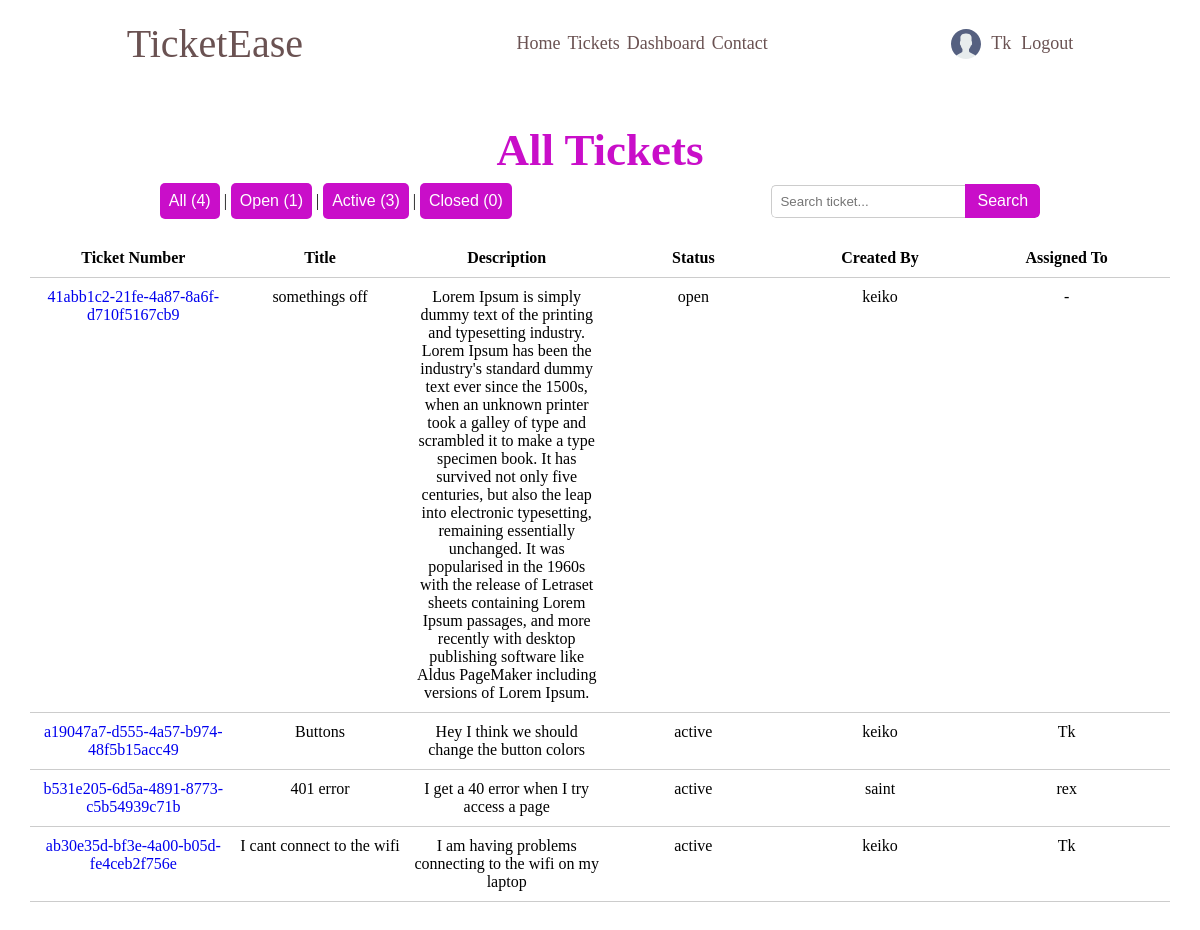
The page /tickets/ (signed in) on the database its author committed.
### accounts/models.py (models this page shows)
class CustomUser(AbstractUser):
    USER_TYPE = (
        ('client', 'client'),
        ('engineer', 'engineer'),
    )
    email = models.EmailField()
    bio = models.TextField()
    user_type = models.CharField(max_length=10, choices=USER_TYPE, default='client')
    avatar = models.ImageField(null=True, default="avatars/default_avatar.svg", upload_to='avatars/')

### tickets/models.py (models this page shows, shortened)
class Ticket(models.Model):
    STATUS = (
        ('open', 'open'),
        ('active', 'active'),
        ('closed', 'closed'),
    )
    ticket_id = models.UUIDField(default=uuid.uuid4)
    slug = models.SlugField(unique=True)
    title = models.CharField(max_length=100)
    description = models.TextField()
    status = models.CharField(max_length=100, choices=STATUS, default='open')
    attachments = models.ImageField(null=True, blank=True, upload_to='attachments/')
    created_by = models.ForeignKey(CustomUser, on_delete=models.SET_NULL, null=True, related_name='created_by')
    assigned_to = models.ForeignKey(CustomUser, on_delete=models.SET_NULL, null=True, blank=True, related_name='assigned_to')
    accepted_on = models.DateTimeField(null=True, blank=True)
    closed_on = models.DateTimeField(null=True, blank=True)
    updated_on = models.DateTimeField(auto_now=True)
    created_on = models.DateTimeField(auto_now_add=True)

### tickets/views.py (the view, shortened to what this page needs)
# urls.py: path('tickets/', ticketsView, name='tickets-view'),
def ticketsView(request):
    tickets = Ticket.objects.all()
    status = request.GET.get('status')  # to filter by status
    query = request.GET.get('q')  # search parameter
    if status:
        tickets = Ticket.objects.filter(status=status)
    tickets = tickets.order_by('-status', '-created_on')
    all_count = Ticket.objects.count()
    open_count = Ticket.objects.filter(status='open').count()
    active_count = Ticket.objects.filter(status='active').count()
    closed_count = Ticket.objects.filter(status='closed').count()
    context = {
        'tickets': tickets,
        'open_count': open_count,
        'active_count': active_count,
        'closed_count': closed_count,
        'all_count': all_count,
        'selected_status': status,
    }
    return render(request, 'tickets/tickets-view.html', context)

### tickets/templates/tickets/tickets-view.html (shortened to what this page needs)
{% extends 'tickets/index.html' %}
{% load static %}
{% block css %}
    <link rel="stylesheet" href="{% static  'tickets/styles/tickets.css' %}">
{% endblock %}
{% block content %}
    <section class="ticket-container">
        <div class="title">
            <h1>All Tickets</h1>
        </div>
        <section class="search-filters">
            <section class="status-filters">
                <div class="filter-btns">
                    <button>
                        <a href="{% url 'tickets-view' %}?status=" style="color: white;">All ({{ all_count }})</a>
                    </button>
                    |
                    <button>
                        <a href="{% url 'tickets-view' %}?status=open" style="color: white;">Open ({{ open_count }})</a>
                    </button>
                    |
                    <button>
                        <a href="{% url 'tickets-view' %}?status=active" style="color: white;">Active ({{ active_count }})</a>
                    </button>
                    |
                    <button>
                        <a href="{% url 'tickets-view' %}?status=closed" style="color: white;">Closed ({{ closed_count }})</a>
                    </button>
                </div>
            </section>
            <section class="search-bar-container">
                <form class="search-bar method="GET" action="{% url 'tickets-view' %}">
                    <input type="text" name="q" placeholder="Search ticket...">
                    <button type="submit">Search</button>
                </form>
            </section>
        </section>
        <section class="ticket-list">
            <div class="ticket-row header">
                <div>Ticket Number</div>
                <div>Title</div>
                <div>Description</div>
                <div>Status</div>
                <div>Created By</div>
                <div>Assigned To</div>
            </div>
            {% if not tickets %}
                <div class="empty">
                    {% if open_count == 0 %}
                        <p> There are no open tickets.</p>
                    {% elif request.GET.status == 'active' %}
                        <p> You have no active tickets.</p>
                    {% elif closed_count == 0 %}
                        <p>You have no closed tickets.</p>
                    {% endif %}
                </div>
            {% else %}
                {% for ticket in tickets %}
                    <div class="ticket-row">
                        <div> <a href="{% url 'ticket-details' slug=ticket.slug %}">{{ ticket.ticket_id }}</a></div>
                        <div>{{ ticket.title }}</div>
                        <div>{{ ticket.description }}</div>
                        <div>{{ ticket.status }}</div>
                        <div>{{ ticket.created_by.username }}</div>
                        {% if ticket.assigned_to %}
                            <div>{{ ticket.assigned_to.username }}</div>
                        {% else %}
                            <div><p>-</p></div>
                        {% endif %}
                    </div>
                {% endfor %}
            {% endif %}
        </section>
    </section>
{% endblock %}

### tickets/templates/tickets/navbar.html
{% load static %}
<section class="top-nav">
    <div class="logo">
        <a href="{% url 'home' %}">TicketEase</a>
    </div>
    <nav class="nav-links">
        {% if request.user.user_type == 'engineer' %}
            <a href="{% url 'home' %}">Home</a>
            <a href="{% url 'tickets-view' %}">Tickets</a>
            {% if user.is_authenticated %}
                <a href="{% url 'engineer-dashboard' user.username %}">Dashboard</a>
            {% endif %}
            <a href="{% url 'contact' %}">Contact</a>
        {% elif request.user.user_type == 'client' %}
            <a href="{% url 'home' %}">Home</a>
            {% if user.is_authenticated %}
                <a href="{% url 'client-dashboard' user.username %}">Dashboard</a>
            {% endif %}
            <a href="{% url 'contact' %}">Contact</a>
        {% else %}
            <a href="{% url 'contact' %}">Contact</a>
        {% endif %}
    </nav>
    <section class="auth">
        {% if user.is_authenticated %}
            <a href="#" class="avatar avatar--medium active">
                {% if user.avatar %}
                    <img src="{{ user.avatar.url }}" alt="{{ user.username }}" />
                {% else %}
                    <img src="{% static 'media/avatars/default_avatar.svg' %}" alt="{{user.username}}" />
                {% endif %}
                {{user.username}}
            </a>
            <a href="{% url 'account_logout' %}">Logout</a>
        {% else %}
            <a href="{% url 'account_login' %}">Login</a>
            <a href="{% url 'account_signup' %}">Register</a>
        {% endif %}
    </section>
</section>

### tickets/static/tickets/styles/main.css (style rules this page uses)
:root { --box-shadow: 1px 1px 3px 1px rgba(0, 0, 0, 0.15); --button-color: rgb(201, 14, 201); --button-color-hover: rgb(128, 0, 128); --text-color: rgba(52, 19, 19, 0.733); --text-color-light: white; --title-color: rgb(201, 14, 201); }
* { margin: 0; padding: 0; box-sizing: border-box; }
a { cursor: pointer; text-decoration: none; }
button { background-color: var(--button-color); border-color: transparent; border-radius: 5px; color: var(--text-color-light); font-size: 16px; padding: 7px; width: fit-content; }
.title { text-align: center; padding: 7px; color: var(--title-color); font-size: 30px; }
.search-bar-container { display: flex; align-items: center; }
.search-bar { display: flex; align-items: center; border-radius: 5px; overflow: hidden; }
.search-bar input[type="text"] { padding: 8px; border: 1px solid #ccc; border-right: none; border-radius: 5px 0 0 5px; }
.search-bar button { padding: 8px 12px; background-color: var(--button-color); color: var(--text-color-light); border: none; border-radius: 0 5px 5px 0; }
.top-nav { align-items: center; color: var(--text-color); display: flex; justify-content: space-around; margin: 10px; padding: 10px; }
.top-nav a { color: var(--text-color); }
.logo { font-size: 40px; font-weight: 500; }
.nav-links { font-size: 18px; display: flex; gap: 7px; }
.auth { font-size: 18px; display: flex; align-items: center; gap: 10px; }
.avatar { display: flex; align-items: center; justify-content: flex-end; gap: 10px; }

### tickets/static/tickets/styles/tickets.css (style rules this page uses)
.ticket-container { margin-bottom: 20px; padding: 10px; }
.search-filters { align-items: center; display: flex; justify-content: space-around; margin-bottom: 20px; }
.status-filters { display: flex; align-items: center; }
.ticket-list { display: flex; flex-direction: column; margin-top: 20px; }
.ticket-row { display: flex; justify-content: space-between; padding: 10px; border-bottom: 1px solid #ccc; }
.ticket-row.header { font-weight: bold; }
.ticket-row > div { flex: 1; text-align: center; }

### rows shown on the page
CustomUser: username "Tk"
Ticket: ticket_id "41abb1c2-21fe-4a87-8a6f-d710f5167cb9", title "somethings off", description "Lorem Ipsum is simply dummy text of the printing and typesetting industry. Lorem Ipsum has been the industry's standard dummy text ever since the 1500s, when an unknown printer took a galley of type and scrambled it to make a type specimen book. It has survived not only five centuries, but also the leap into electronic typesetting, remaining essentially unchanged. It was popularised in the 1960s with the release of Letraset sheets containing Lorem Ipsum passages, and more recently with desktop publishing software like Aldus PageMaker including versions of Lorem Ipsum.", status "open", created_by.username "keiko"
Ticket: ticket_id "a19047a7-d555-4a57-b974-48f5b15acc49", title "Buttons", description "Hey I think we should change the button colors", status "active", created_by.username "keiko", assigned_to.username "Tk"
Ticket: ticket_id "b531e205-6d5a-4891-8773-c5b54939c71b", title "401 error", description "I get a 40 error when I try access a page", status "active", created_by.username "saint", assigned_to.username "rex"
Ticket: ticket_id "ab30e35d-bf3e-4a00-b05d-fe4ceb2f756e", title "I cant connect to the wifi", description "I am having problems connecting to the wifi on my laptop", status "active", created_by.username "keiko", assigned_to.username "Tk"

### other values the page prints
{{ all_count }} "4"
{{ open_count }} "1"
{{ active_count }} "3"
{{ closed_count }} "0"
